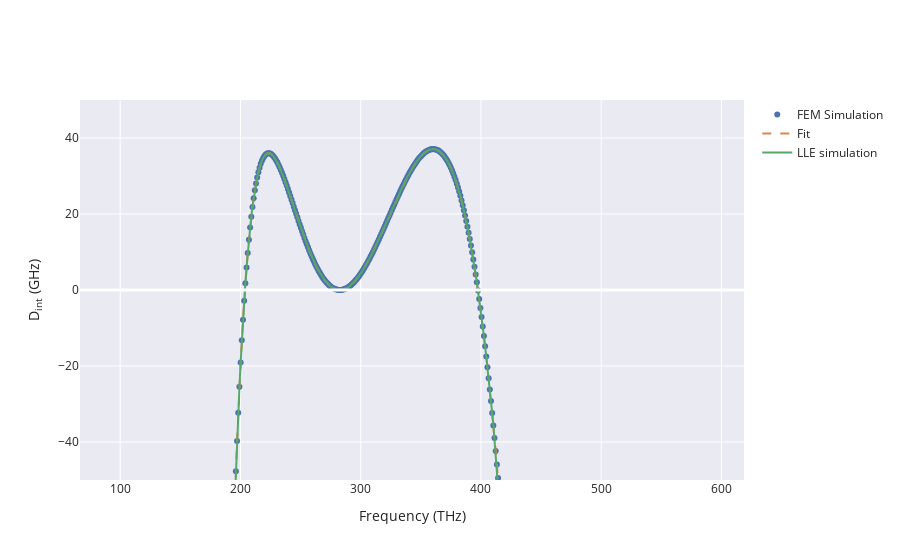

The notebook cell saved with this chart:
### Code cell
#loop reflector parameters
r=0.0
phi=np.pi
R=np.sqrt(r)*np.exp(1j*phi)
res = dict(
        R=23e-6, 
        Qi=1e6, 
        Qc=1e6, 
        γ=3.2, 
        dispfile="./RW1000_H430.csv",
        Bragg=1.0e9,#In terms of frequency shift that the pump mode observes due to bragg
        loop_ref_real=np.real(R),
        loop_ref_imag=np.imag(R) #Reflection coefficient induced effectively by the isolator+loop

)

sim = dict(
    Pin=[140e-3], 
    f_pmp=[283e12],
    φ_pmp=[0], 
    δω=[None], 
    Tscan=0.7e6,
    μ_sim=[-220, 220],
    δω_init= 1e9 * 2 * np.pi,
    δω_end= -6.5e9 * 2 * np.pi,
    num_probe = 5000, 
)

solver = pyLLE.LLEsolver(sim=sim, res=res,debug=True)
fig = solver.Analyze(plot=True)
fig.update_yaxes(range = [-50, 50], title = 'D<sub>int</sub> (GHz)')
fig.show()

### Figure 1 — Plotly figure (JSON) as saved in the notebook; plotly's stock layout.template omitted (floating-point values rounded to 4 significant figures; data arrays with more than 128 entries replaced by an {"elided": "..."} marker saying what was removed)
{"data": [{"legendgroup": "Pump #0", "mode": "markers", "name": "FEM Simulation", "type": "scatter", "uid": "eaae70b5-010a-4b92-bbe5-f18a0b4cdad9", "x": {"elided": "450 float values"}, "y": {"elided": "450 float values"}}, {"legendgroup": "Pump #0", "line": {"dash": "dash", "width": 2}, "name": "Fit", "type": "scatter", "uid": "09b9e631-8f84-4c0a-822b-28830a8ba59f", "x": {"elided": "450 float values"}, "y": {"elided": "450 float values"}}, {"legendgroup": "Pump #0", "mode": "lines", "name": "LLE simulation", "type": "scatter", "uid": "85691cb5-a2fc-49bb-a6f3-9e1888c56dcf", "x": {"elided": "441 float values"}, "y": {"elided": "441 float values"}}], "layout": {"shapes": [{"line": {"color": "white", "width": 3}, "opacity": 1, "type": "line", "x0": 0, "x1": 1, "xref": "x domain", "y0": 0, "y1": 0, "yref": "y"}], "xaxis": {"title": {"text": "Frequency (THz)"}}, "yaxis": {"range": [-50, 50], "title": {"text": "D<sub>int</sub> (GHz)"}}}}
